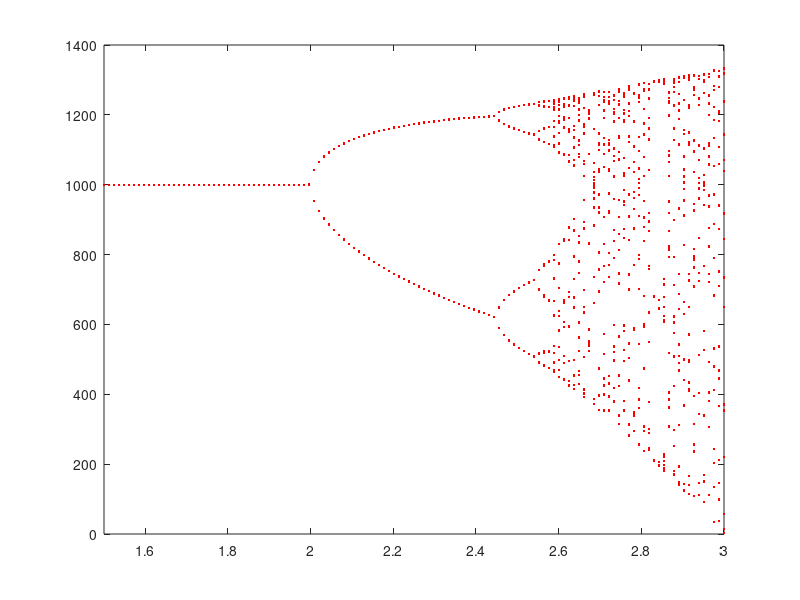

Source code (MATLAB):
Nt = 1000; Nr = 125; Nlast = 20;
K = 1000; x0 = 100; 
rv = linspace(1.5,3,Nr); % vector of r values 
Xb = zeros(Nr,Nlast); rb = zeros(Nr, Nlast)

for k = 1:Nr; %loop over r values 
    r = rv(k); 
    X = zeros(Nt,1); t = zeros(Nt,1); 
    X(1) = x0; t(1) = 0;
    for n=1:Nt % loop over iterations
        t(n+1) = n;
        X(n+1) = X(n) + r*X(n)*(1-X(n)/K);
    end
    Xb(k,:) = X(end-Nlast+1: end);
    rb(k,:) = r*ones(1,Nlast); 
end

plot(rb, Xb, 'r.'); 
axis([rb(1), rb(end), 0, K*1.4]); 
